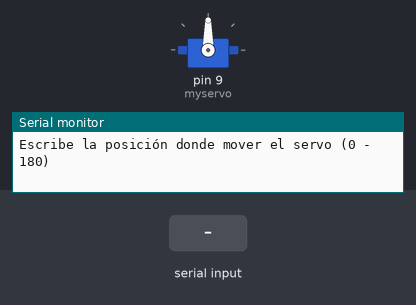
Bench run of a sketch on a simulated Arduino Uno, built with avr-gcc and run on an emulated ATmega328P. Parts: servo, the last lines printed to the serial monitor. Inputs (shaded band) come from the test bench.

Above: at 1.2 s.
1.3 s: "30,150\n" received over Serial
At 2.5 s:
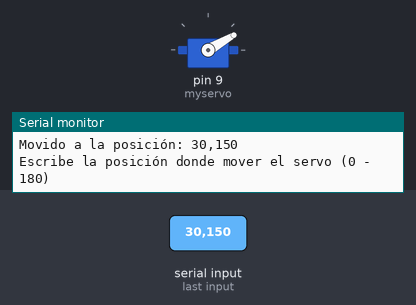
2.8 s: "5\n" received over Serial
At 4.0 s:
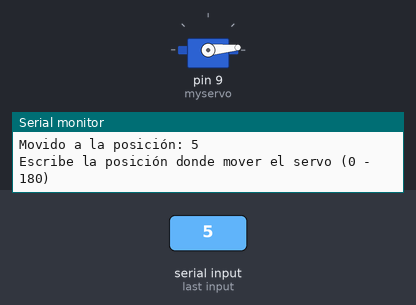
4.3 s: "200\n" received over Serial
At 5.5 s:
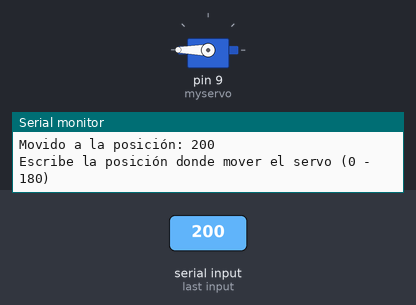
5.8 s: "90,45\n" received over Serial
At 7.2 s:
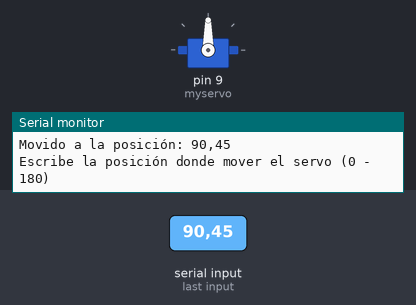
Timing chart, 0 to 8.3 s (numbered marks = the images above; inputs shaded):
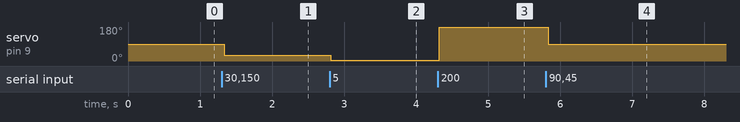

The sketch:

Ejercicio29-Servo_Serial.ino
```cpp
#include <Servo.h>

int posicion = 0;

Servo myservo;  // create servo object to control a servo
// twelve servo objects can be created on most boards

int pos = 0;    // variable to store the servo position

void setup() {
  Serial.begin(9600);
  myservo.attach(9);  // attaches the servo on pin 9 to the servo object
  Serial.println("Escribe la posición donde mover el servo (0 - 180)");
}

void loop() {

  if (Serial.available() > 0) {
    String grados = "";
    do {
      grados = grados + (char)Serial.read();
      //Serial.println(grados);
      delay(5);
    }
    while (Serial.available() > 0);
    Serial.println("Movido a la posición: " + (String)grados);
    posicion = grados.toInt();
    myservo.write(posicion);
    Serial.println("Escribe la posición donde mover el servo (0 - 180)");
  }
}
```

Measured:
- after the input at 1.3 s, servo on pin 9 (myservo): 90° → 30° at once
- after the input at 2.8 s, servo on pin 9 (myservo): 30° → 5° at once
- after the input at 4.3 s, servo on pin 9 (myservo): 5° → 180° at once
- after the input at 5.8 s, servo on pin 9 (myservo): 180° → 90° at once
